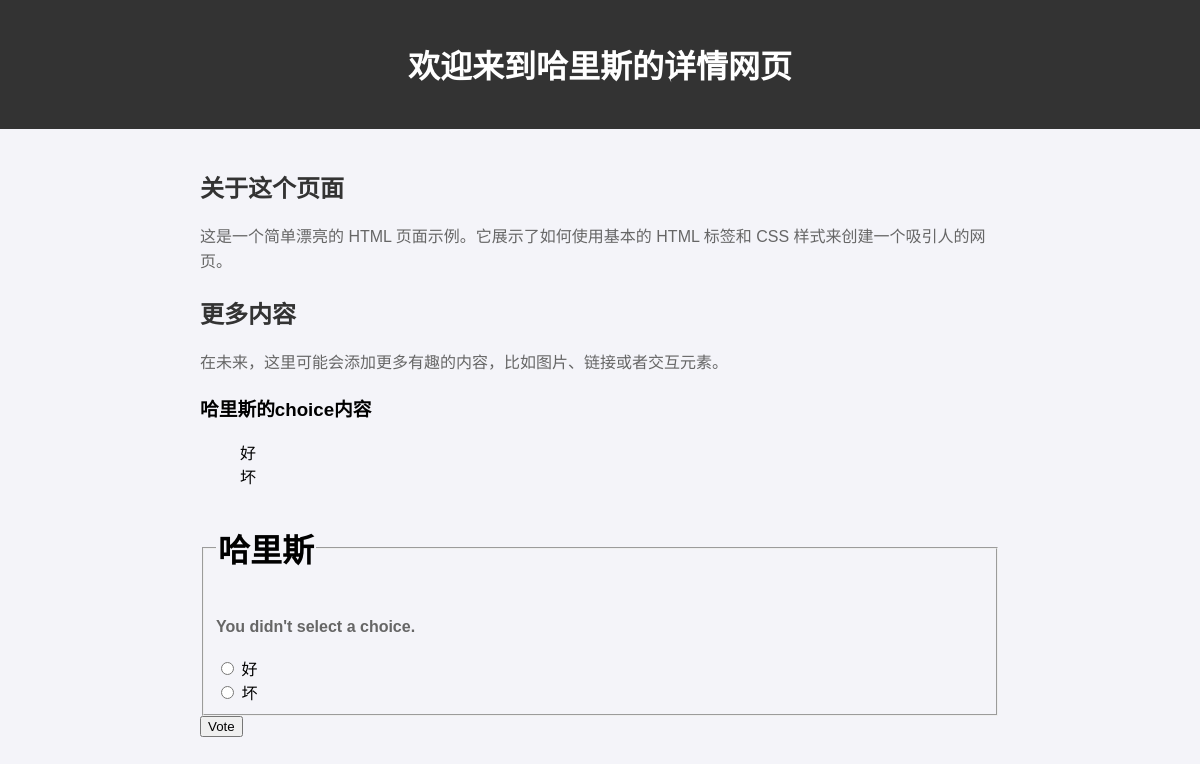
/polls/2/vote/, run on the app's committed database.
### polls/models.py (models this page shows, shortened)
class Question(models.Model):
    question_text = models.CharField(max_length=200)
    pub_date = models.DateTimeField("date published")
    def __str__(self):
        return self.question_text

class Choice(models.Model):
    question = models.ForeignKey(Question, on_delete=models.CASCADE)
    choice_text = models.CharField(max_length=200)
    votes = models.IntegerField(default=0)

### polls/views.py (the view)
# urls.py: path("<int:question_id>/vote/", views.vote, name="vote"),
def vote(request, question_id):
    question = get_object_or_404(Question, pk=question_id)
    try:
        selected_choice = question.choice_set.get(pk=request.POST["choice"])
    except (KeyError, Choice.DoesNotExist):
        return render(
            request,
            "detail.html",
            {
                "question": question,
                "error_message": "You didn't select a choice.",
            },
        )
    else:
        selected_choice.votes = F("votes") + 1
        selected_choice.save()
        return HttpResponseRedirect(reverse("polls:results", args=(question.id,)))

### templates/detail.html (shortened to what this page needs)
<!DOCTYPE html>
<html lang="zh-CN">
<head>
</head>
<body>
<header>
    <h1>欢迎来到{{ question }}的详情网页</h1>
</header>
<main>
    <h2>关于这个页面</h2>
    <p>这是一个简单漂亮的 HTML 页面示例。它展示了如何使用基本的 HTML 标签和 CSS 样式来创建一个吸引人的网页。</p>
    <h2>更多内容</h2>
    <p>在未来，这里可能会添加更多有趣的内容，比如图片、链接或者交互元素。</p>
    <h3>{{ question.question_text }}的choice内容</h3>
    {% if question.choice_set.all %}
        <ul>
            {% for choice in question.choice_set.all %}
                <li>{{ choice.choice_text }}</li>
            {% endfor %}
        </ul>
    {% else %}
        <p>no choice data</p>
    {% endif %}
    <form action="{% url 'polls:vote' question.id %}" method="post">
        <fieldset>
            <legend><h1>{{ question.question_text }}</h1></legend>
            {% if error_message %}<p><strong>{{ error_message }}</strong></p>{% endif %}
            {% for choice in question.choice_set.all %}
                <input type="radio" name="choice" id="choice{{ forloop.counter }}" value="{{ choice.id }}">
                <label for="choice{{ forloop.counter }}">{{ choice.choice_text }}</label><br>
            {% endfor %}
        </fieldset>
        <input type="submit" value="Vote">
    </form>
</main>
</body>
</html>

### data on the page
Question: question_text "哈里斯"
Choice: choice_text "好"
Choice: choice_text "坏"

### other printed values
{{ error_message }} "You didn't select a choice."
